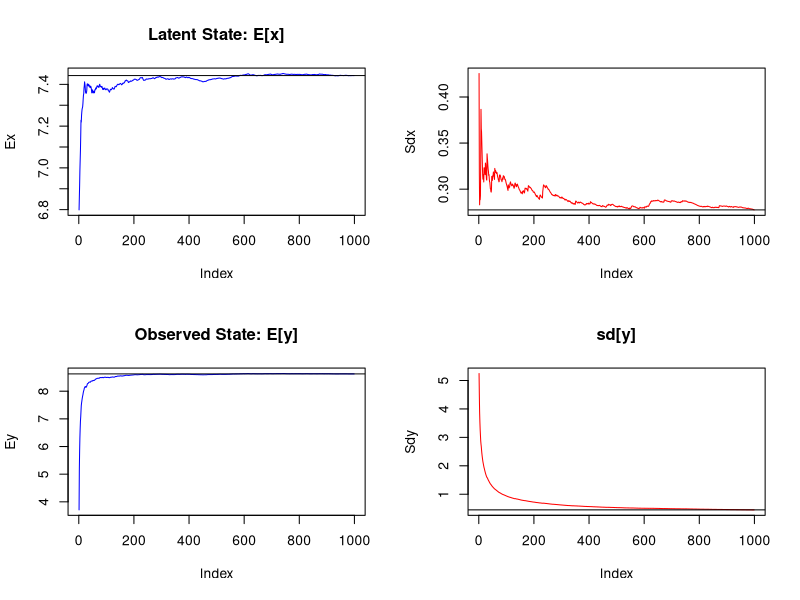

Write the R code that produced this figure.
# kalman filter simulation and parameter estimation
# author: samir choksy

# prior parameters
alpha = rnorm(n=1, mean=5, sd=.5)
beta = rnorm(n=1, mean=.4, sd=.01)
tau = rnorm(n=1, mean=.2, sd=.03)
sigma = rnorm(n=1, mean=.25, sd=.05)
mu = rnorm(n=1, mean=1, sd=.5)

# containers for rolling means and variances
Ex = rep(0,T-1)
Ey = rep(0,T-1)
Sdx = rep(0,T-1)
Sdy = rep(0,T-1)

# simulated data
T = 1000

# latent and observed states
x = rep(0,T)
x0 = rnorm(n=1, mean=alpha, sd=2)
x[1] = rnorm(n=1, mean=alpha+beta*x0, sd=tau)
y = rep(0,T)

# simulate
for(i in 2:T){
    x[i] <- rnorm(n=1, mean=alpha+beta*x[i-1], tau)
    y[i-1] <- rnorm(n=1, mean=mu+x[i-1], sd=sigma)

    # populate moving average mean/sd
    Ex[i-1] = mean(x[1:i])
    Sdx[i-1] = sd(x[1:i])
    Ey[i-1] = mean(y[1:i])
    Sdy[i-1] = sd(y[1:i])
}

# plot sample means and variances for latent and observed states
par(mfrow=c(2,2))
plot(Ex, type="l", col="blue", main="Latent State: E[x]")
abline(h=mean(x))
plot(Sdx, type="l", col="red", mean="sd[X]")
abline(h=sd(x))
plot(Ey, type="l", col="blue", main="Observed State: E[y]")
abline(h=mean(y))
plot(Sdy, type="l", col="red", main="sd[y]")
abline(h=sd(y)) 
